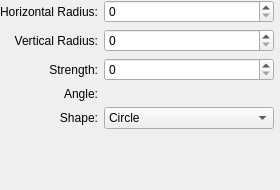
<?xml version="1.0" encoding="UTF-8"?>
<ui version="4.0">
 <author>
    SPDX-FileCopyrightText: none
    SPDX-License-Identifier: GPL-3.0-or-later
  </author>
 <class>WdgBlur</class>
 <widget class="QWidget" name="WdgBlur">
  <property name="geometry">
   <rect>
    <x>0</x>
    <y>0</y>
    <width>280</width>
    <height>190</height>
   </rect>
  </property>
  <layout class="QGridLayout" name="gridLayout">
   <property name="leftMargin">
    <number>0</number>
   </property>
   <property name="topMargin">
    <number>0</number>
   </property>
   <property name="rightMargin">
    <number>0</number>
   </property>
   <property name="bottomMargin">
    <number>0</number>
   </property>
   <item row="1" column="0">
    <widget class="QLabel" name="textLabel2">
     <property name="text">
      <string>Vertical Radius:</string>
     </property>
     <property name="alignment">
      <set>Qt::AlignRight|Qt::AlignTrailing|Qt::AlignVCenter</set>
     </property>
     <property name="wordWrap">
      <bool>false</bool>
     </property>
    </widget>
   </item>
   <item row="4" column="0">
    <widget class="QLabel" name="textLabel4">
     <property name="text">
      <string>Shape:</string>
     </property>
     <property name="alignment">
      <set>Qt::AlignRight|Qt::AlignTrailing|Qt::AlignVCenter</set>
     </property>
     <property name="wordWrap">
      <bool>false</bool>
     </property>
    </widget>
   </item>
   <item row="3" column="0">
    <widget class="QLabel" name="textLabel5">
     <property name="toolTip">
      <string/>
     </property>
     <property name="text">
      <string>Angle:</string>
     </property>
     <property name="alignment">
      <set>Qt::AlignRight|Qt::AlignTrailing|Qt::AlignVCenter</set>
     </property>
     <property name="wordWrap">
      <bool>false</bool>
     </property>
    </widget>
   </item>
   <item row="4" column="1">
    <widget class="KComboBox" name="cbShape">
     <item>
      <property name="text">
       <string>Circle</string>
      </property>
     </item>
     <item>
      <property name="text">
       <string>Rectangle</string>
      </property>
     </item>
    </widget>
   </item>
   <item row="0" column="2" rowspan="2">
    <widget class="KoAspectButton" name="aspectButton" native="true"/>
   </item>
   <item row="6" column="0" colspan="2">
    <spacer>
     <property name="orientation">
      <enum>Qt::Vertical</enum>
     </property>
     <property name="sizeType">
      <enum>QSizePolicy::Expanding</enum>
     </property>
     <property name="sizeHint" stdset="0">
      <size>
       <width>20</width>
       <height>20</height>
      </size>
     </property>
    </spacer>
   </item>
   <item row="2" column="0">
    <widget class="QLabel" name="textLabel3">
     <property name="text">
      <string>Strength:</string>
     </property>
     <property name="alignment">
      <set>Qt::AlignRight|Qt::AlignTrailing|Qt::AlignVCenter</set>
     </property>
     <property name="wordWrap">
      <bool>false</bool>
     </property>
    </widget>
   </item>
   <item row="3" column="1">
    <widget class="KisAngleSelector" name="angleSelector" native="true"/>
   </item>
   <item row="0" column="0">
    <widget class="QLabel" name="textLabel1">
     <property name="text">
      <string>Horizontal Radius:</string>
     </property>
     <property name="alignment">
      <set>Qt::AlignRight|Qt::AlignTrailing|Qt::AlignVCenter</set>
     </property>
     <property name="wordWrap">
      <bool>false</bool>
     </property>
    </widget>
   </item>
   <item row="2" column="1">
    <widget class="KisSliderSpinBox" name="intStrength" native="true">
     <property name="sizePolicy">
      <sizepolicy hsizetype="Expanding" vsizetype="Preferred">
       <horstretch>0</horstretch>
       <verstretch>0</verstretch>
      </sizepolicy>
     </property>
    </widget>
   </item>
   <item row="1" column="1">
    <widget class="KisSliderSpinBox" name="intHalfHeight" native="true">
     <property name="sizePolicy">
      <sizepolicy hsizetype="Expanding" vsizetype="Preferred">
       <horstretch>0</horstretch>
       <verstretch>0</verstretch>
      </sizepolicy>
     </property>
    </widget>
   </item>
   <item row="0" column="1">
    <widget class="KisSliderSpinBox" name="intHalfWidth" native="true">
     <property name="sizePolicy">
      <sizepolicy hsizetype="Expanding" vsizetype="Preferred">
       <horstretch>0</horstretch>
       <verstretch>0</verstretch>
      </sizepolicy>
     </property>
    </widget>
   </item>
  </layout>
 </widget>
 <customwidgets>
  <customwidget>
   <class>KComboBox</class>
   <extends>QComboBox</extends>
   <header>kcombobox.h</header>
  </customwidget>
  <customwidget>
   <class>KisSliderSpinBox</class>
   <extends>QSpinBox</extends>
   <header>kis_slider_spin_box.h</header>
   <container>1</container>
  </customwidget>
  <customwidget>
   <class>KisAngleSelector</class>
   <extends>QWidget</extends>
   <header location="global">KisAngleSelector.h</header>
   <container>1</container>
  </customwidget>
  <customwidget>
   <class>KoAspectButton</class>
   <extends>QWidget</extends>
   <header>KoAspectButton.h</header>
   <container>1</container>
  </customwidget>
 </customwidgets>
 <resources/>
 <connections/>
</ui>
